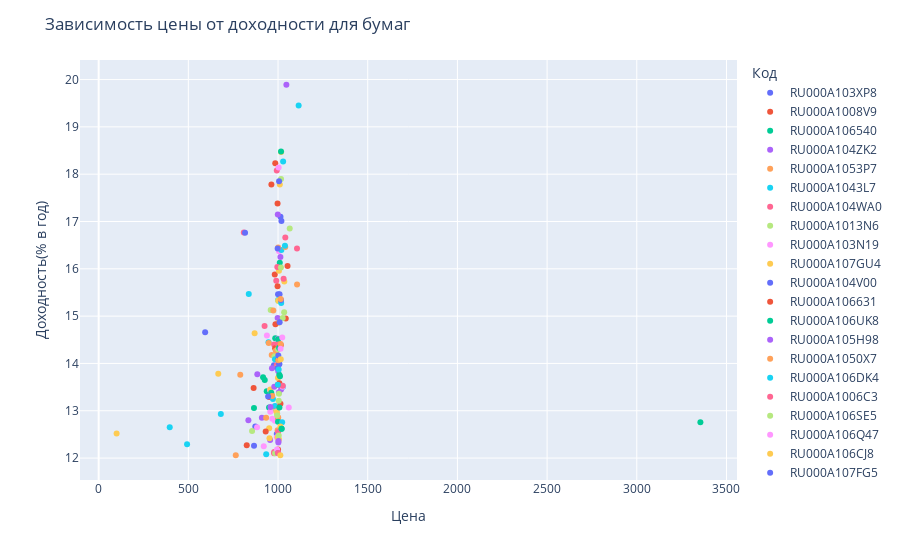

Notebook code for this chart:
### Code cell
dataprocessing.plot_papers(df)
